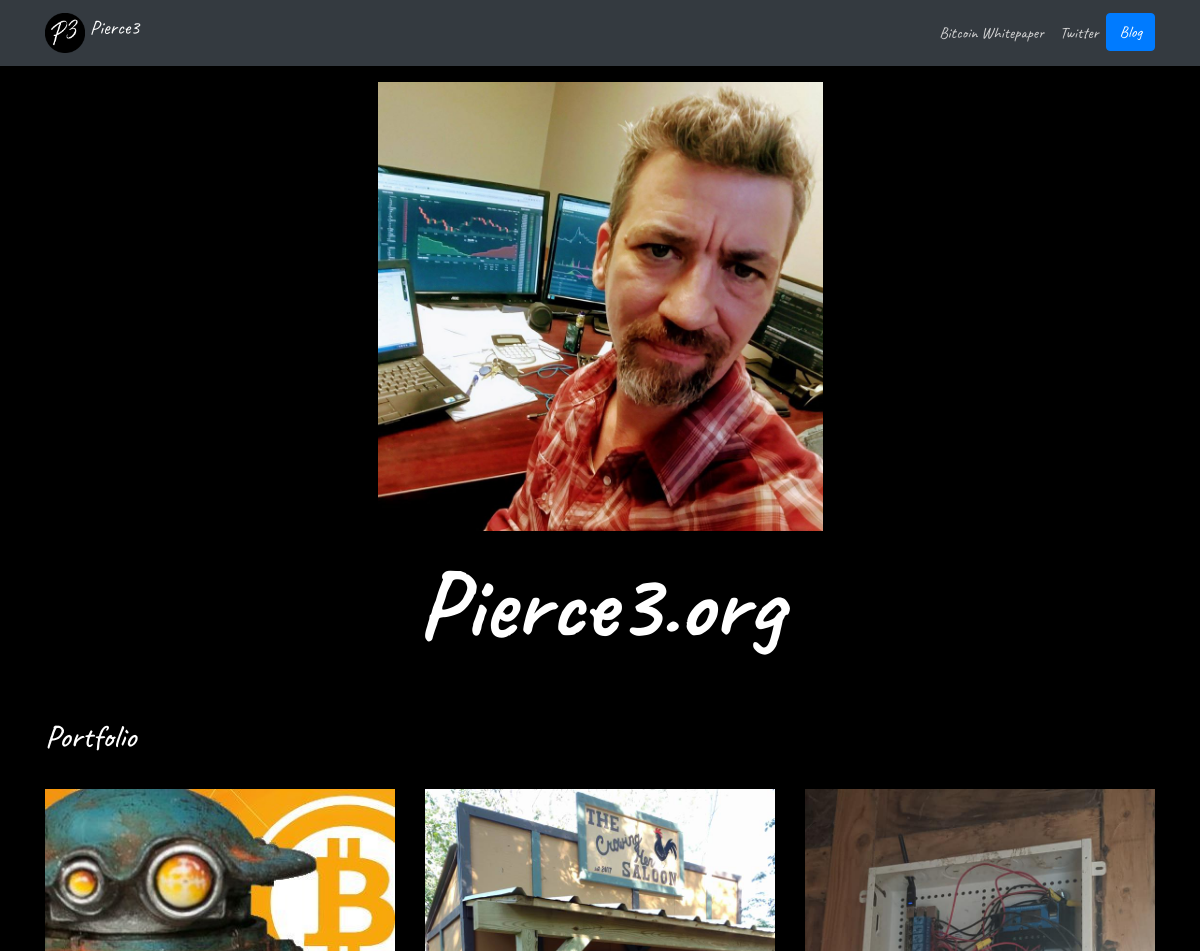
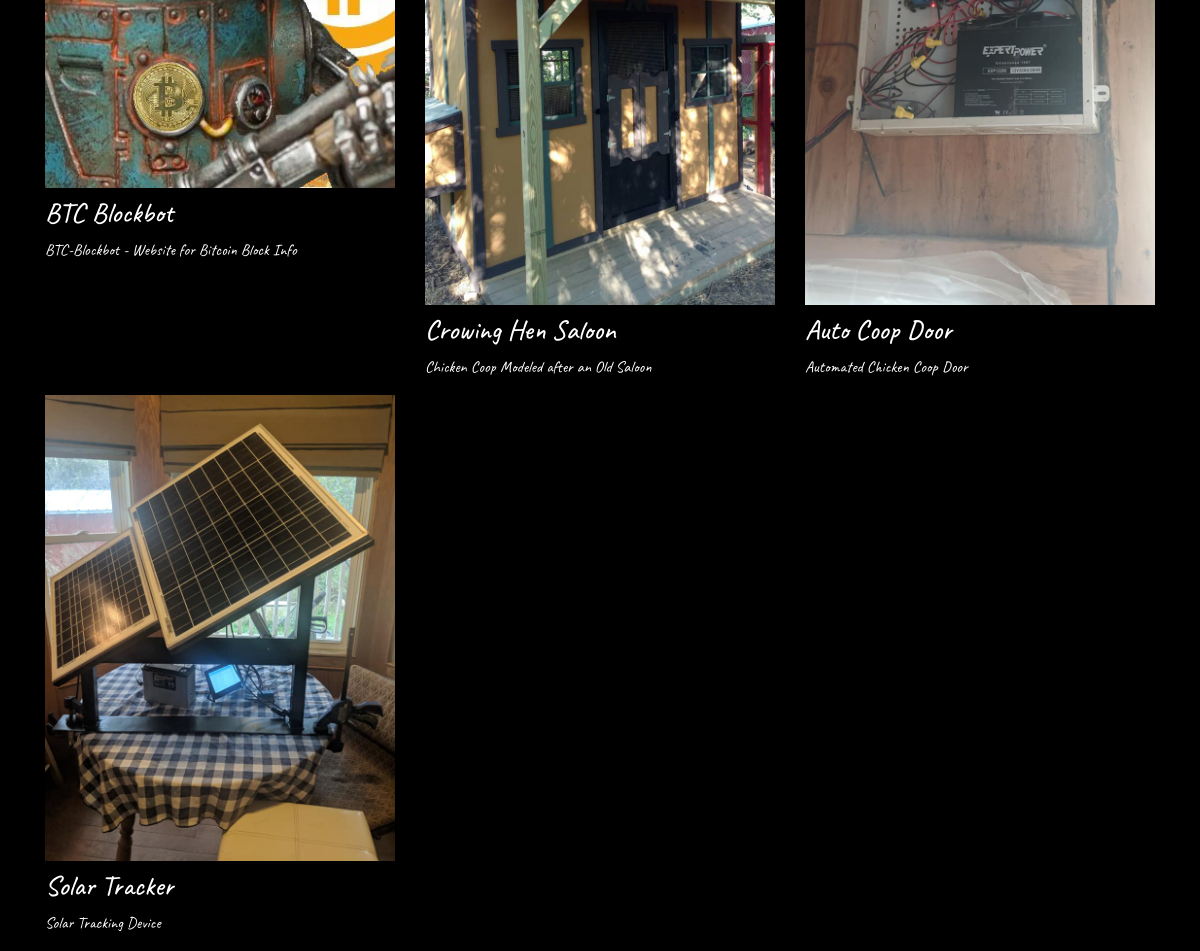
The page / on the database its author committed (2 pictures, top to bottom).
### portfolio/models.py (models this page shows, shortened)
class project(models.Model):
    title = models.CharField(max_length=25)
    description = models.CharField(max_length=100)
    about_project = models.TextField()
    image = models.ImageField(upload_to='portfolio/images/')
    url = models.URLField(blank=True)

### portfolio/views.py (the view)
# urls.py: 2. Add a URL to urlpatterns:  url(r'^$', views.home, name='home')
def home(request):
    projects = project.objects.all()
    return render(request, 'portfolio/home.html', {'projects':projects})

### portfolio/templates/portfolio/home.html
{% extends "portfolio/base.html" %}
{% load static %}
{% block content %}
<div class="row justify-content-center my-3">
  <div class="col-5">
    <img src="{% static 'portfolio/RichDesktop.jpg' %}" class="img-fluid">
  </div>
</div>
<div class="row justify-content-center mb-3">
  <div class="col-md-9 text-center">
    <h1 id="hometext" class="font-weight-bold">Pierce3.org</h1>
  </div>
</div>
<h2 class="mt-5">Portfolio</h2>
<hr>
<div class="row">
  {% for project in projects %}
  <div class="col-lg-4 col-md-6">
    {% if project.url %}
    <a href="{{ project.url }}">
      <img src="{{ project.image.url }}" class="img-fluid mb-2">
    </a>
    {% else %}
    <a href="{% url 'portfolio_Project_Detail' project.id %}">
      <img src="{{ project.image.url }}" class="img-fluid mb-2">
    </a>
    {% endif %}
    <h3>{{ project.title }}</h3></a>
    <p>{{ project.description }}</p>
  </div>
  {% endfor %}
</div>
{% endblock %}

### portfolio/static/portfolio/custom.css (style rules this page uses)
body { font-family: 'Caveat', cursive; background-color: black; color: white; }
@media (min-width: 992px) { #hometext { font-size: 6rem; } }

### rows shown on the page
project: image (picture), title "BTC Blockbot", description "BTC-Blockbot - Website for Bitcoin Block Info"
project: image (picture), title "Crowing Hen Saloon", description "Chicken Coop Modeled after an Old Saloon"
project: image (picture), title "Auto Coop Door", description "Automated Chicken Coop Door"
project: image (picture), title "Solar Tracker", description "Solar Tracking Device"
